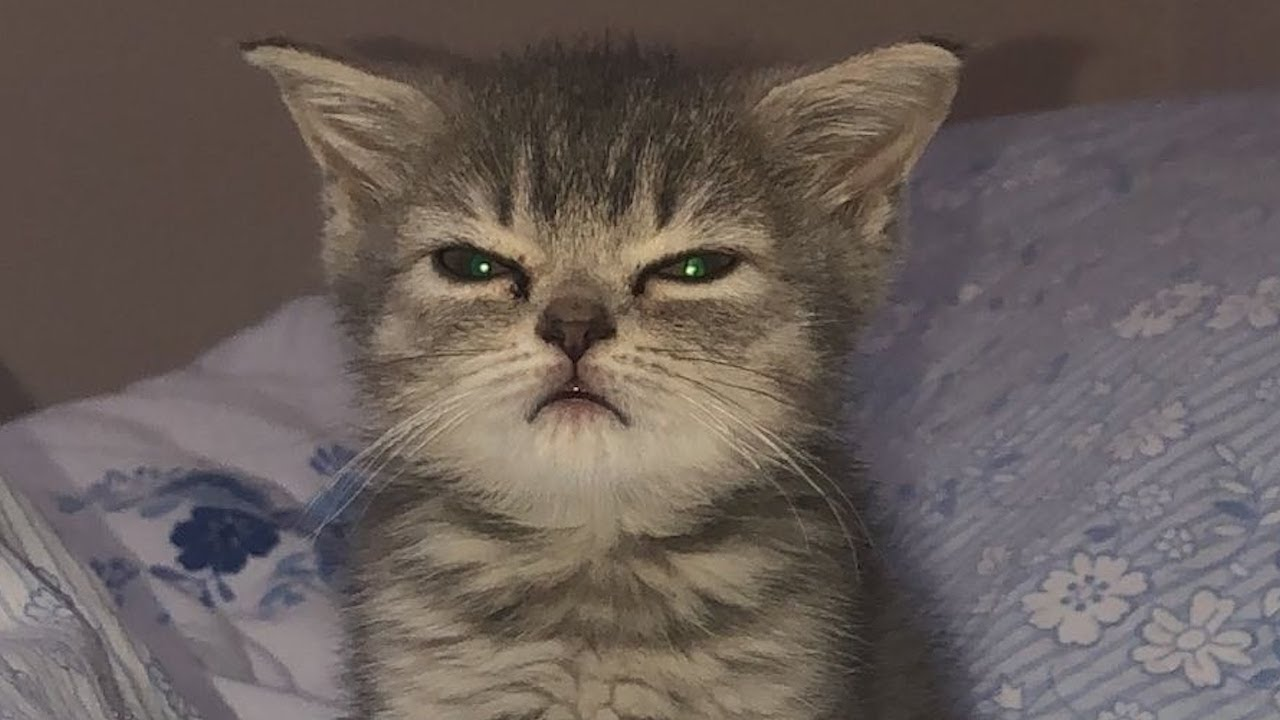
#> input picture GatoOne.jpg, 1280 x 720 px
$ jupyter execute Assignment1_Blending.ipynb
#> lines starting #> are read from the running program, lines starting #| are printed output that depends on the picture
Write a Python script to manually blend two images using NumPy operations.
Use the following formula to blend them:
blend = (1−α)⋅img1 + α⋅img2

•	alpha must be a value between 0 and 1.
•	Do not use cv2.addWeighted.
•	Display and save the blended image as "manual_blend.jpg"

[cell 1]
# Library: OpenCV and NumPy
import cv2
import numpy as np

[cell 2]
# Load the two images
img1 = cv2.imread("GatoOne.jpg")
#> img1 is the input picture: shape (720, 1280, 3); mean B, G, R 90.1, 94.4, 104.8
img2 = cv2.imread("GatoTwo.jpg")
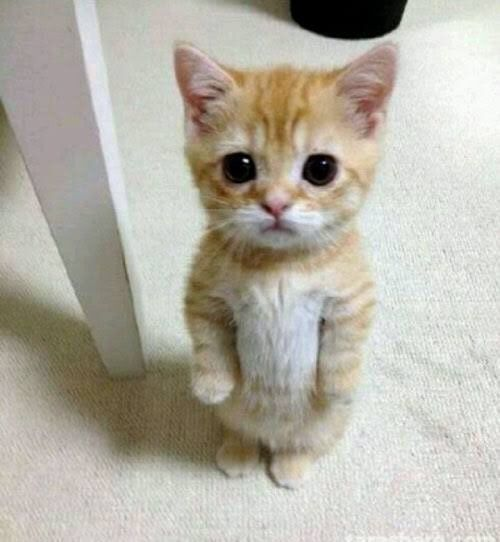
#> input picture GatoTwo.jpg, 500 x 542 px
#> img2 is the input picture: shape (542, 500, 3); mean B, G, R 167.2, 178.2, 182.1

# Resize img2 to match img1 if necessary
if img1.shape != img2.shape:
    img2 = cv2.resize(img2, (img1.shape[1], img1.shape[0]))
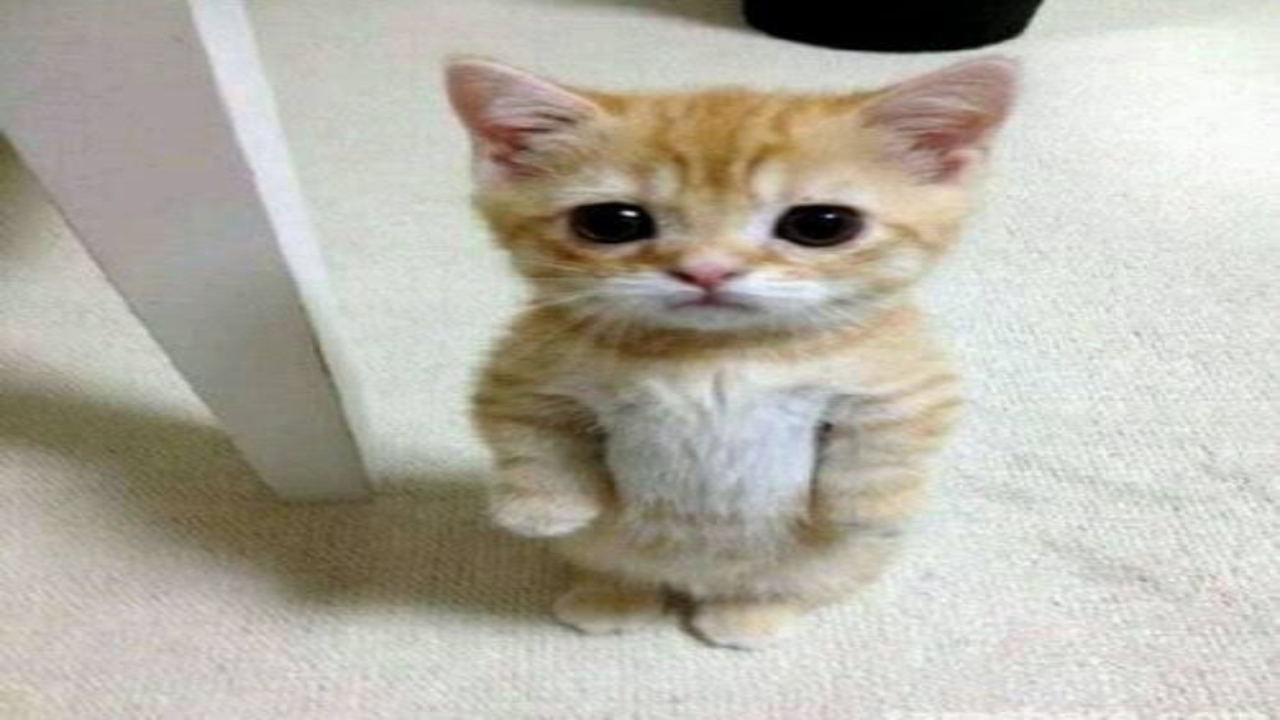
#> img2: shape (720, 1280, 3); mean B, G, R 167.1, 178.1, 182

# This is the blending factor
# You can change this between 0 (left side is img1)) and 1 (right side is img2)
alpha = 0.5

# Perform manual blending using NumPy
# using the formula: blend = (1 - alpha) * img1 + alpha * img2
blend = ((1 - alpha) * img1 + alpha * img2).astype(np.uint8)
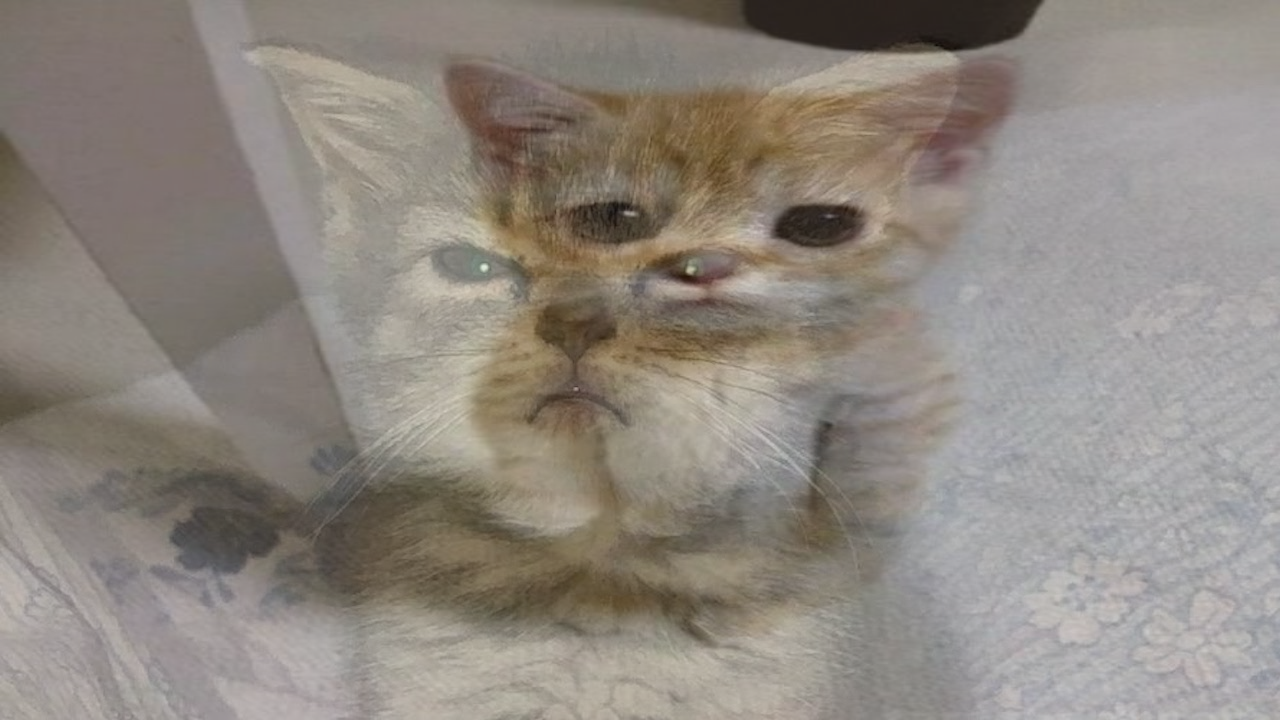
#> blend: shape (720, 1280, 3); mean B, G, R 128.3, 136, 143.1
